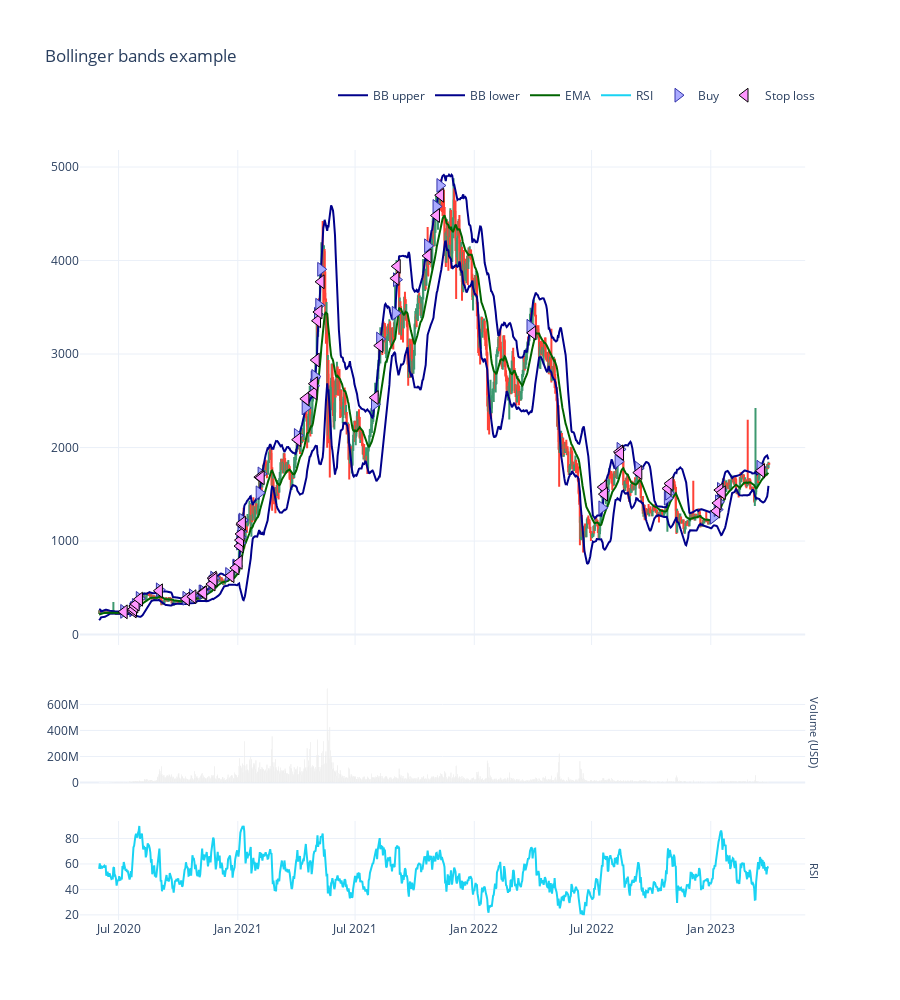

Here is the notebook cell this chart was saved with:
### Markdown cell above
### Price action and technical indicators

- Plot the prica action for the trading pair we backtested.
- Overlay trades on the top of technical indicators

### Code cell
from tradeexecutor.visual.single_pair import visualise_single_pair, visualise_single_pair_positions_with_duration_and_slippage
from tradingstrategy.charting.candle_chart import VolumeBarMode

figure = visualise_single_pair(
    state,
    universe.universe.candles,
    start_at=START_AT,
    end_at=END_AT,
    volume_bar_mode=VolumeBarMode.separate,
    volume_axis_name="Volume (USD)",
    height = 1000,
)

figure.show()
